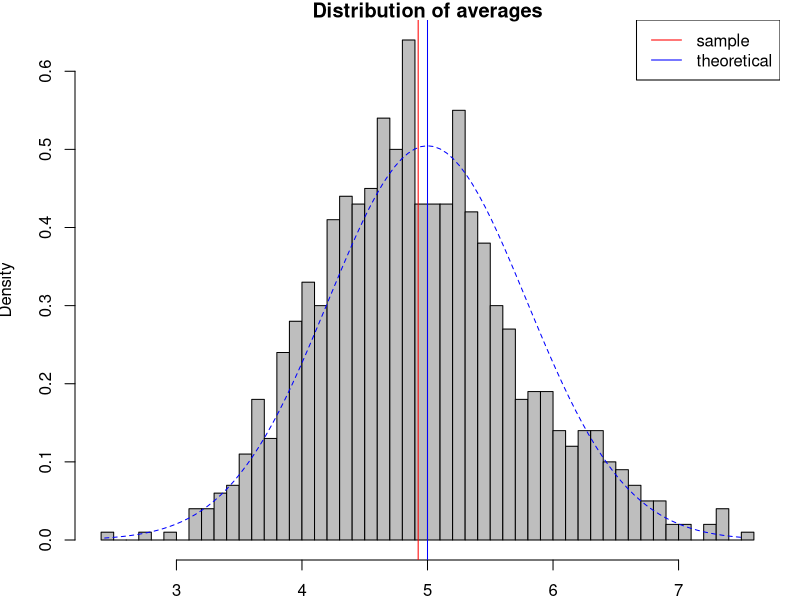
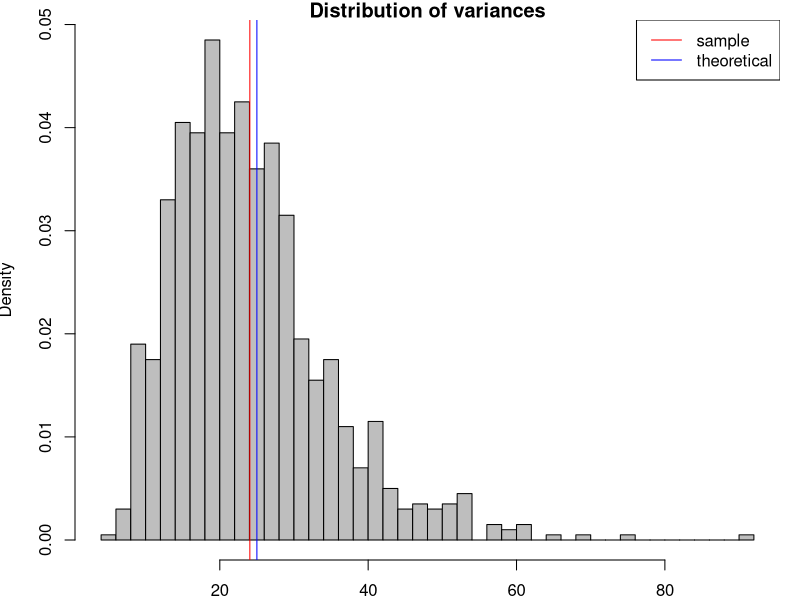
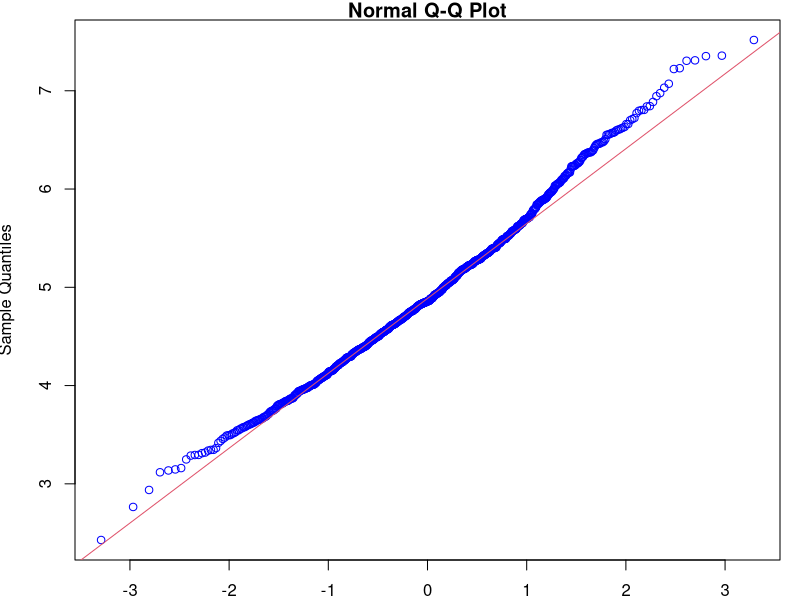

Here is the R script that generated these plots, in order:
## ---- chunk 1
set.seed(1910)
lambda <- 0.2
sample_size <- 40
simulations <- 1000
## ---- chunk 2
sim_exp <- matrix(rexp(simulations*sample_size, rate = lambda), simulations, sample_size)
row_means <- rowMeans(sim_exp)
row_variance <- apply(sim_exp, 1, var)
## ---- chunk 3
par(mar=c(2,3.75,1,1))
# plot the histogram of averages
hist(row_means, breaks=50, prob=TRUE,
     main="Distribution of averages",
     xlab="", col = "Grey")
# sample center of distribution
abline(v=mean(row_means), col="red")

# theoretical center of distribution
abline(v=1/lambda, col="blue")

# theoretical density of the averages of samples
xfit <- seq(min(row_means), max(row_means), length=100)
yfit <- dnorm(xfit, mean=1/lambda, sd=(1/lambda/sqrt(sample_size)))
lines(xfit, yfit, pch=22, col="blue", lty=2)

# add legend
legend('topright', c("sample", "theoretical"), lty=c(1,1), col=c("red", "blue"))
## ---- chunk 4
par(mar=c(2,3.75,1,1))
# plot the histogram of variances
hist(row_variance, breaks=50, prob=TRUE,
     main="Distribution of variances",
     xlab="", col = "Grey")
# mean sample variance
abline(v=mean(row_variance), col="red")

# theoretical variance of distribution
abline(v=1/(lambda^2), col="blue")

# add legend
legend('topright', c("sample", "theoretical"), lty=c(1,1), col=c("red", "blue"))
## ---- chunk 5
# use qqplot and qqline to compare the distribution of averages of 40 exponentials to a normal distribution
qqnorm(row_means, col="blue")
qqline(row_means, col = 2)
